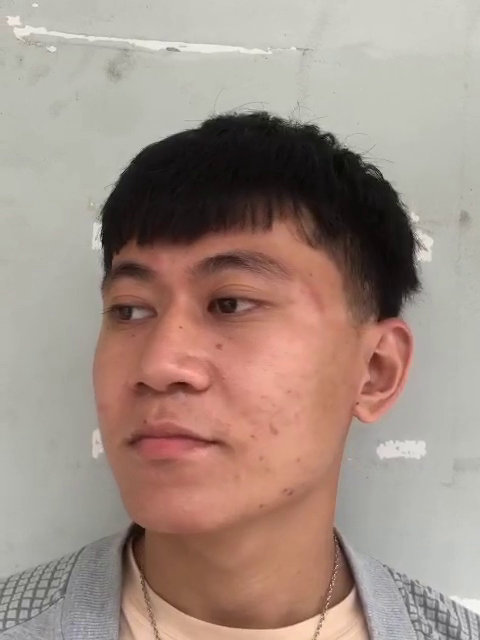
#> input picture frame 65 of video/BanTin.mp4, 480 x 640 px
$ python GetImageFromVideo.py
#> lines starting #> are read from the running program, lines starting #| are printed output that depends on the picture
import cv2
import time

def main():
    # cap = cv2.VideoCapture('../video/BanThanh02.mp4')
    cap = cv2.VideoCapture('../video/BanTin.mp4')
    # Resolution 640*480
    time.sleep(1)
    if cap is None or not cap.isOpened():
        print('Khong the mo file video')
        return
    cv2.namedWindow('Image', cv2.WINDOW_AUTOSIZE);
    n = 1
    dem = 200
    while True:
        [success, img] = cap.read()
#> img is the input picture: shape (640, 480, 3); mean B, G, R 132.4, 142.2, 161.9
        ch = cv2.waitKey(30)
#> (key Esc is pressed here)
        if success:
            # img = cv2.rotate(img, cv2.ROTATE_90_CLOCKWISE)
            imgROI = img[40:(40+480),:] # Tao ra anh 480x480
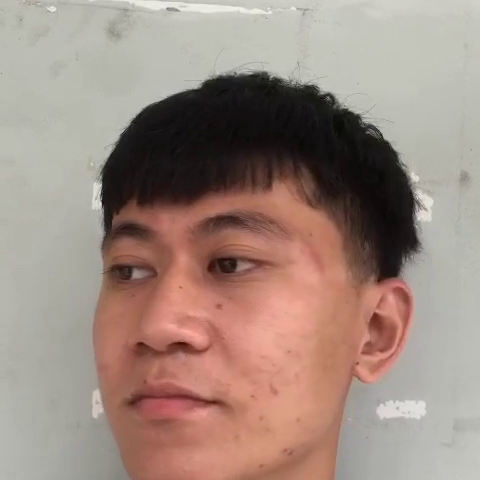
#> imgROI: shape (480, 480, 3); mean B, G, R 128.3, 138, 158.6

            imgROI = cv2.resize(imgROI,(250,250))
#> imgROI: shape (250, 250, 3)
            cv2.imshow('Image', imgROI)
        else:
            break
        if n%4 == 0:
            # filename = '../image/BanThanh/BanThanh_%04d.bmp'%(dem)
            filename = '../image/BanTin/BanTin_%04d.bmp'%(dem)
            cv2.imwrite(filename,imgROI)
            dem = dem + 1
        n = n + 1
    return

if __name__ == "__main__":
    main()

$ run again, starting later in the video
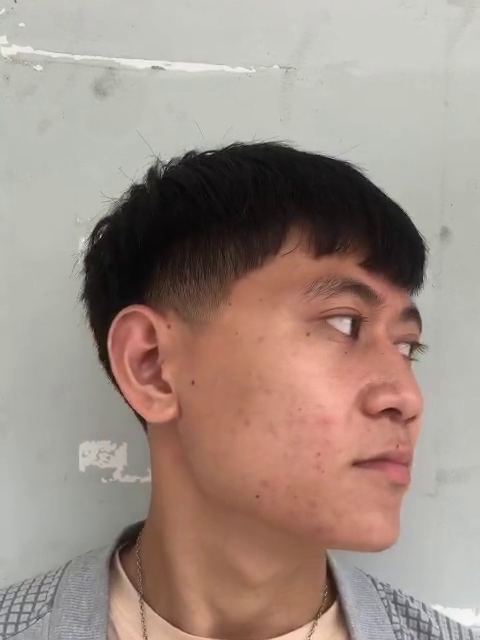
#> input picture frame 293 of video/BanTin.mp4, 480 x 640 px
#> in main, img is the input picture: shape (640, 480, 3); mean B, G, R 133.5, 142.5, 160.4
#> in main, `imgROI = img[40:(40+480),:]`:
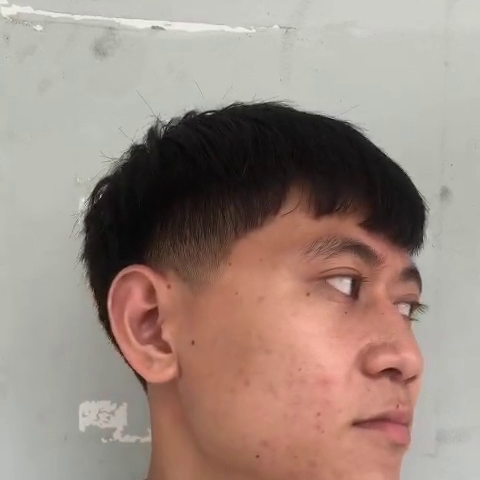
#> imgROI: shape (480, 480, 3); mean B, G, R 129.7, 138.8, 157.2

$ run again, starting later in the video
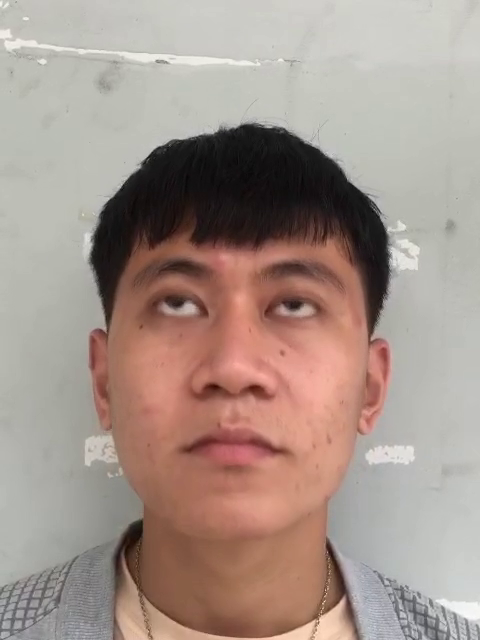
#> input picture frame 521 of video/BanTin.mp4, 480 x 640 px
#> in main, img is the input picture: shape (640, 480, 3); mean B, G, R 139, 147.7, 165.3
#> in main, `imgROI = img[40:(40+480),:]`:
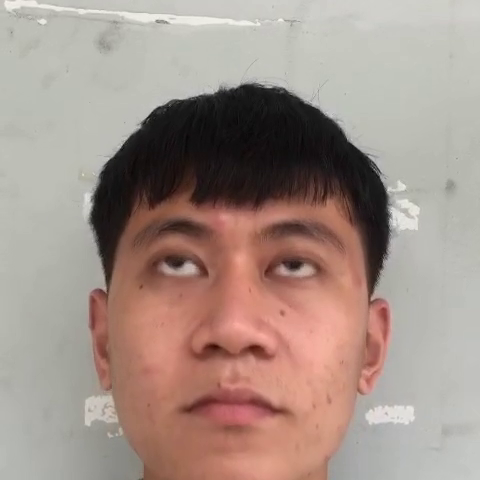
#> imgROI: shape (480, 480, 3); mean B, G, R 136.8, 145.3, 163.7
